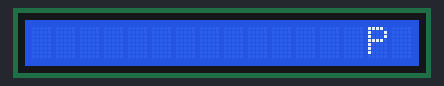
This sketch was run on a simulated Arduino Uno, built with avr-gcc and run on an emulated ATmega328P. Parts: 16×1 character LCD.

Above: at 0.1 s.
At 4.5 s:
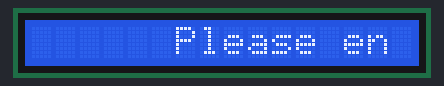
At 9.5 s:
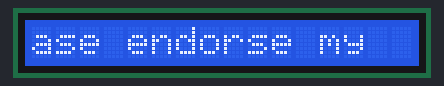
At 19.4 s:
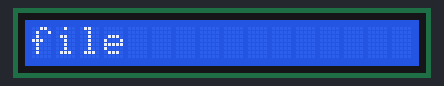
At 29.3 s:
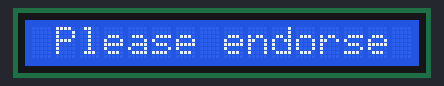
At 39.2 s:
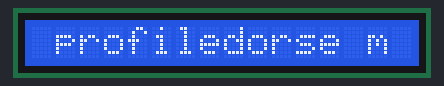

Measured:
- what the display in image 1 shows lasts 0.5 s, from 4.5 s to 5.0 s

The sketch:

LCDwithMessage.ino
```cpp
#include <LiquidCrystal.h>

// initialize the library with the numbers of the interface pins
LiquidCrystal lcd(7, 8, 9, 10, 11, 12);

void setup() {
  Serial.begin(9600);
  // set up the LCD's number of columns and rows:
  lcd.begin(16, 1);

  // Print a message to the LCD.
  lcd.setCursor(15, 0);
}

void loop() {
  String word;
  lcd.autoscroll();
  word = "Please endorse my profile   ";
  for( int i= 0; i < word.length(); i++){
    lcd.print(word.charAt(i));
    delay(550);
  }


}
```
